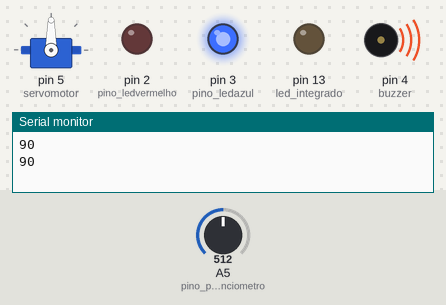
Recording of a sketch running on a simulated Arduino Uno, built with avr-gcc and run on an emulated ATmega328P. On the bench: servo, output pins drawn as LEDs (lit = HIGH), buzzer (waves = sounding), the last lines printed to the serial monitor. Dashed ring = blinking. The test bench sets the inputs (shaded band); at power-on: A5 (pino_potenciometro) = 512.

Above: at 6.3 s.
6.4 s: A5 (pino_potenciometro) set to 716
At 9.7 s:
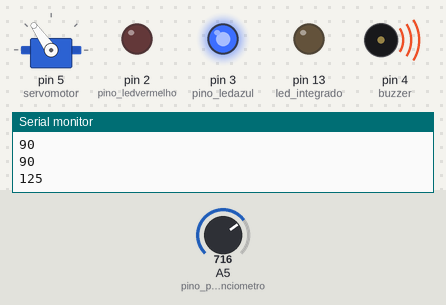
13.0 s: A5 (pino_potenciometro) set to 900
At 14.8 s:
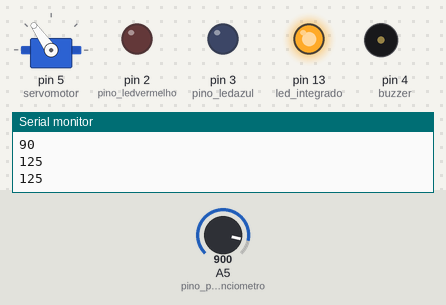
20.0 s: A5 (pino_potenciometro) set to 1023
At 23.8 s:
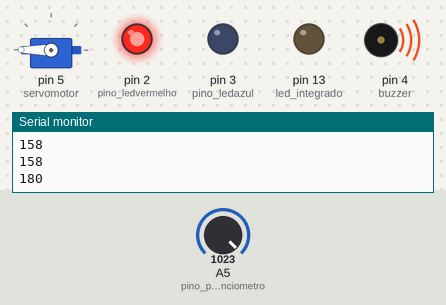
27.0 s: A5 (pino_potenciometro) set to 520
At 28.8 s:
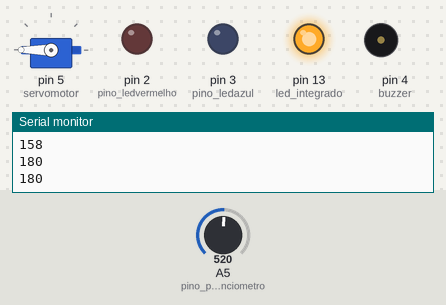
33.0 s: A5 (pino_potenciometro) set to 504
At 35.6 s:
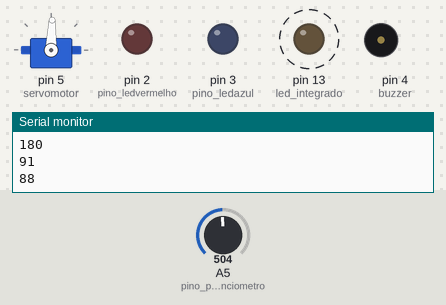
41.5 s: A5 (pino_potenciometro) set to 306
At 45.7 s:
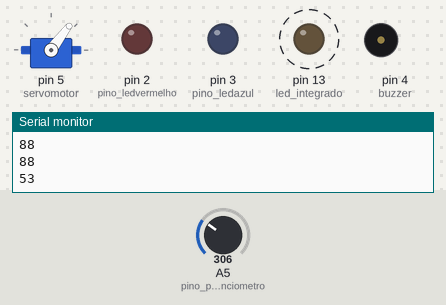
Timing chart, 0 to 49.0 s (numbered marks = the images above; inputs shaded):
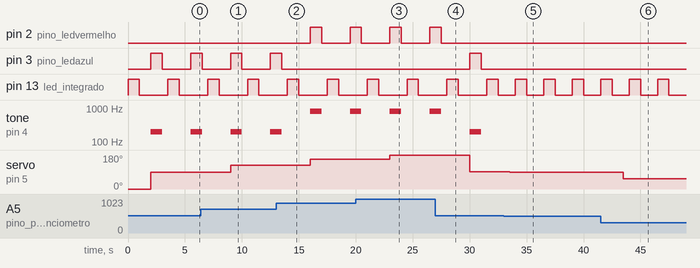

The sketch:

motor_anal_gico_com_triggers1.ino
```cpp
// C++
/*-------------------------|
|---VALORES E DEFINIÇÕES---|
|-------------------------*/
#include "Servo.h"

/*LEIA POR FAVOR!-------------------------------|
|Professor, coloquei um resistor de 1000 ohms---|
|no buzzer para que ele não faça muito barulho,-|
|fora isso, não fiz nada de anormal no projeto-*/


Servo servomotor; //define o servo

const int pino_ledvermelho = 2; //pino led vermelho
const int pino_ledazul = 3; //pino led azul
const int buzzer = 4; //Atribui o valor 4 a variavel buzzer
const int pino_potenciometro = A5;  // connecta o pino analógico

int potenciometro; //armazena o valor do potenciometro


/*------------------------|
|----------SETUP----------|
|------------------------*/
void setup()
{

    Serial.begin(9600); //rellógio interno


    // saidas //
   	pinMode(LED_BUILTIN, OUTPUT); //led integrado

	pinMode(pino_ledvermelho, OUTPUT); //LEDS
  	pinMode(pino_ledazul, OUTPUT);

	pinMode(4, OUTPUT); //buzzer

  	servomotor.attach(5); //conecta o servo
   	servomotor.write(0); //define seu valor base como 0


}

/*-------------------------|
|----------CODIGO----------|
|-------------------------*/
void loop()


{
	{
	//pisca a luz do arduino. deixei aqui
  	digitalWrite(LED_BUILTIN, HIGH);
  	delay(1000);
  	digitalWrite(LED_BUILTIN, LOW);
  	delay(1000);

  }

  potenciometro = analogRead(pino_potenciometro);
  //lê o valor do potenciometro (valor entre 0 e 1023)


  potenciometro = map(potenciometro, 0, 1023, 0, 180);
  //escala o valor para o utilizar com o servo (entre 0 e 180)

  servomotor.write(potenciometro);
  //Ajusta a posição do servo de acordo com o valor do potenciometro


  Serial.println(potenciometro);
  /*me diz o valor do potenciometro em graus. Usado durante o
  desenvolvimento. deixei aqui porque achei legal*/

  	//trigger de 90 graus
 	if(potenciometro >= 90 && potenciometro < 150) {
    digitalWrite(pino_ledazul, HIGH); // liga o LED
    tone(buzzer, 200); //liga o buzzer; 200hz
    delay(1000);
    noTone(buzzer); //desliga o buzzer
	digitalWrite(pino_ledazul, LOW); // desliga o LED
   	}


    //trigger de 150 graus
  	if(potenciometro >= 150) {
    digitalWrite(pino_ledvermelho, HIGH); // liga o LED
    tone(buzzer, 800); //liga o buzzer; 800hz
    delay(1000);
    noTone(buzzer); //desliga o buzzer
	digitalWrite(pino_ledvermelho, LOW); // desliga o LED
	}


  delay(500);
  // espera um segundo


}
```

Measured:
- the behaviour switches between 512 and 511 on A5 (pino_potenciometro) (found by bisection; images 4 and 5)
- after the input at 6.4 s, servo on pin 5 (servomotor): 90° → 125° after 2.6 s
- after the input at 13.0 s, pin 2 (pino_ledvermelho): LOW → HIGH after 3.0 s, → LOW 1.0 s later, → HIGH 2.5 s later; pin 3 (pino_ledazul): goes on until 13.5 s, then stays LOW; servo on pin 5 (servomotor): 125° → 158° after 3.0 s
- after the input at 20.0 s, servo on pin 5 (servomotor): 158° → 180° after 3.0 s
- after the input at 27.0 s, pin 2 (pino_ledvermelho): goes on until 27.5 s, then stays LOW; pin 3 (pino_ledazul): LOW → HIGH after 3.0 s, → LOW 1.0 s later; servo on pin 5 (servomotor): 180° → 91° after 3.0 s
- after the input at 33.0 s, pin 3 (pino_ledazul): stops changing and stays LOW; pin 13 (led_integrado): alternates HIGH for 1.0 s and LOW for 1.5 s, starting after 1.0 s; tone on pin 4 (buzzer): stops changing and stays silent; servo on pin 5 (servomotor): 91° → 88° after 0.50 s
- after the input at 41.5 s, servo on pin 5 (servomotor): 88° → 53° after 2.0 s
- by itself, pin 3 (pino_ledazul), pin 13 (led_integrado): alternates HIGH for 1.0 s and LOW for 2.5 s
